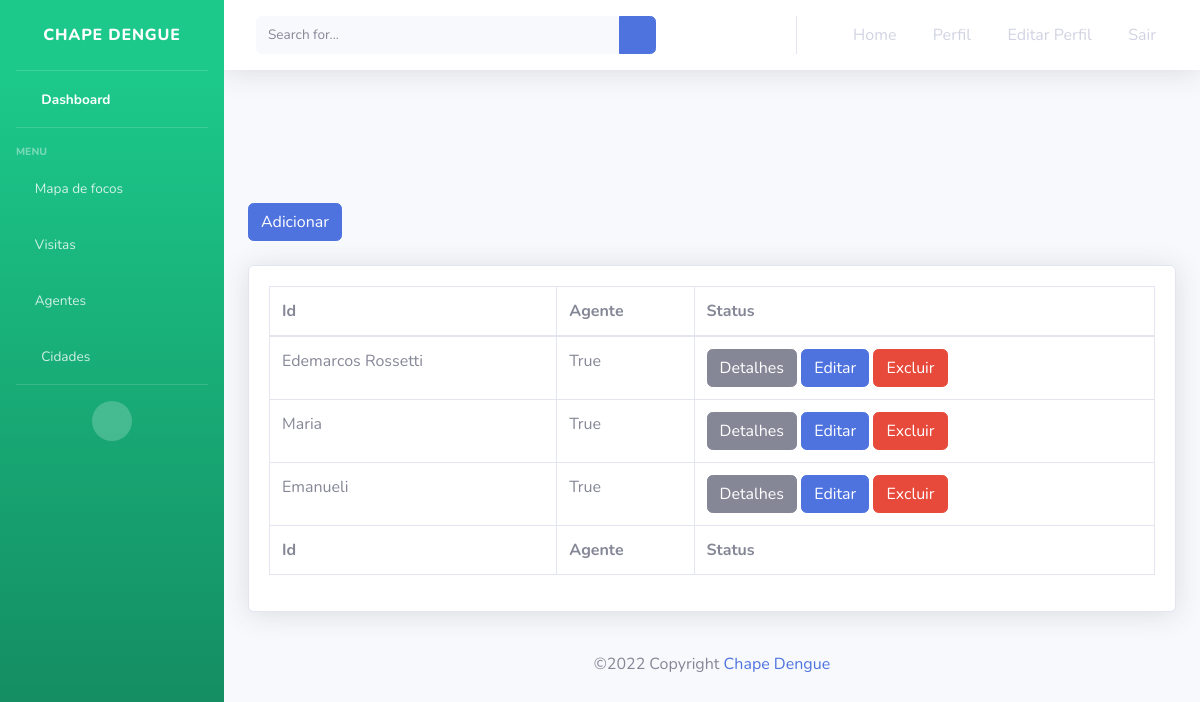
/agente/ (signed in), run on the app's committed database.
### chapDengue/models/Agente.py (models this page shows, shortened)
class Agente(models.Model):
    name = models.CharField(null=False, max_length=20)
    status = models.BooleanField(default=True)
    created_at = models.DateTimeField(auto_now_add=True)
    updated_at = models.DateTimeField(auto_now=True)

### chapDengue/views/AgenteView.py (the view)
def list_agente_view(request):
   agentes = Agente.objects.all()
   context = {
         'agentes':agentes,
     }
   return render(request, template_name='agentes/agentes.html', context=context, status=200)

### chapDengue/templates/agentes/agentes.html (shortened to what this page needs)
{% extends "index.html" %}
{% load static %}
{% block content %}
<div id="content">
        <div class="container-fluid">
            <a href="#" class="btn btn-primary btn-card mb-4">Adicionar</a>
                <div class="card shadow mb-4">
                    <div class="card-body">
                        <div class="table-responsive">
                            <table class="table table-bordered" id="dataTable" width="100%" cellspacing="0">
                                <thead>
                                    <tr>
                                        <th>Id</th>
                                        <th>Agente</th>
                                        <th>Status</th>
                                    </tr>
                                </thead>
                                <tfoot>
                                    <tr>
                                        <th>Id</th>
                                        <th>Agente</th>
                                        <th>Status</th>
                                    </tr>
                                </tfoot>
                                <tbody>
                                    {% for agente in agentes %}
                                    <tr>
                                        <td>{{agente.name}}</td>
                                        <td>{{agente.status}}</td>
                                        <td>
                                            <a href={% url 'profile' agente.id %} class="btn btn-secondary btn-card">Detalhes</a>
                                            <a href={% url 'profile' agente.id %} class="btn btn-primary btn-card">Editar</a>
                                            <a href={% url 'profile' agente.id %} class="btn btn-danger btn-card">Excluir</a>
                                        </td>
                                    </tr>
                                    {% endfor %}
                                </tbody>
                            </table>
                        </div>
                    </div>
                </div>
</div>
{% endblock %}

### data on the page
Agente: name "Edemarcos Rossetti", status "True"
Agente: name "Maria", status "True"
Agente: name "Emanueli", status "True"
